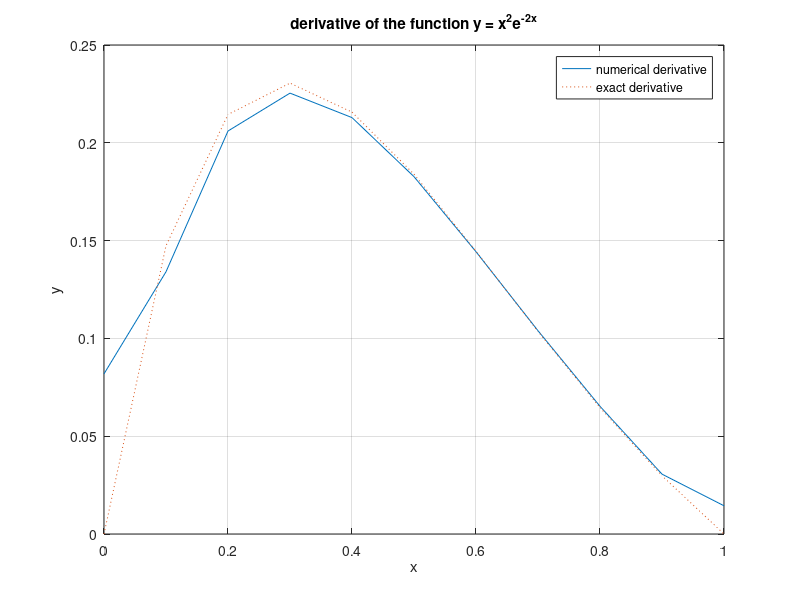

MATLAB code for this plot:
 x=0:.1:1; 
y= (x.^2).*exp(-2.*x);
 derY = gradient(y,0.1);
 derYex = (1-x).*(2.*x.*exp(-2.*x))
 plot(x,derY,'-')
hold on
plot(x,derYex,':')

grid on
title('derivative of the function y = x^2e^{-2x}')
legend('numerical derivative','exact derivative')
xlabel('x')
ylabel('y')

